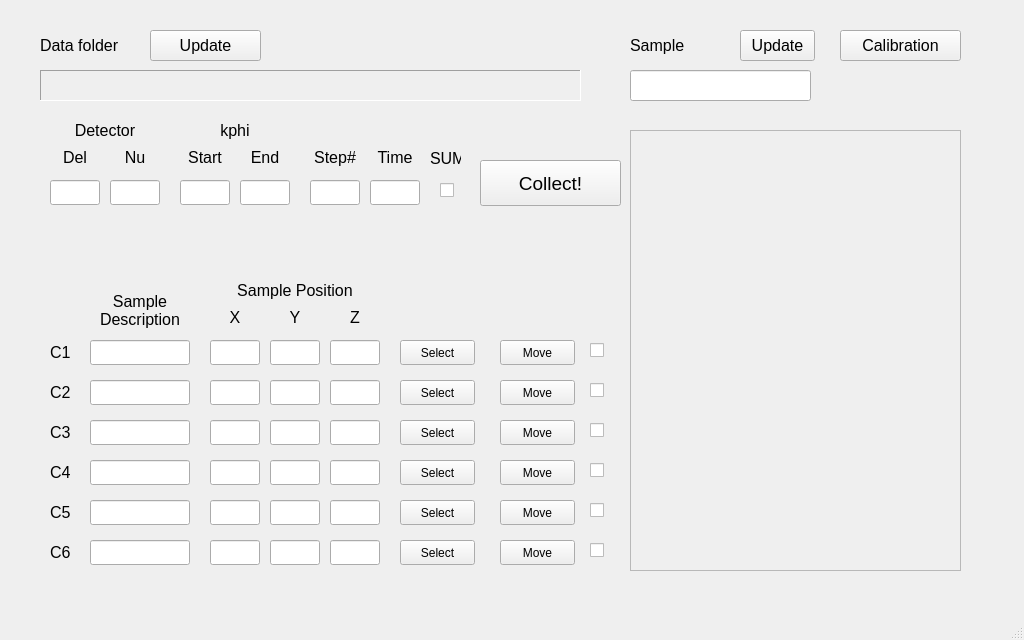
<?xml version="1.0" encoding="UTF-8"?>
<ui version="4.0">
 <class>MainWindow</class>
 <widget class="QMainWindow" name="MainWindow">
  <property name="geometry">
   <rect>
    <x>0</x>
    <y>0</y>
    <width>1024</width>
    <height>640</height>
   </rect>
  </property>
  <property name="windowTitle">
   <string>13BMC Single Crystal Data Collection</string>
  </property>
  <widget class="QWidget" name="centralwidget">
   <widget class="QLabel" name="label">
    <property name="geometry">
     <rect>
      <x>40</x>
      <y>30</y>
      <width>101</width>
      <height>31</height>
     </rect>
    </property>
    <property name="font">
     <font>
      <pointsize>12</pointsize>
     </font>
    </property>
    <property name="text">
     <string>Data folder</string>
    </property>
   </widget>
   <widget class="QLabel" name="FolderN">
    <property name="geometry">
     <rect>
      <x>40</x>
      <y>70</y>
      <width>541</width>
      <height>31</height>
     </rect>
    </property>
    <property name="font">
     <font>
      <pointsize>12</pointsize>
     </font>
    </property>
    <property name="frameShape">
     <enum>QFrame::Panel</enum>
    </property>
    <property name="frameShadow">
     <enum>QFrame::Sunken</enum>
    </property>
    <property name="text">
     <string/>
    </property>
   </widget>
   <widget class="QPushButton" name="FolderUpdate">
    <property name="geometry">
     <rect>
      <x>150</x>
      <y>30</y>
      <width>111</width>
      <height>31</height>
     </rect>
    </property>
    <property name="font">
     <font>
      <pointsize>12</pointsize>
     </font>
    </property>
    <property name="text">
     <string>Update</string>
    </property>
   </widget>
   <widget class="QLabel" name="label_3">
    <property name="geometry">
     <rect>
      <x>630</x>
      <y>30</y>
      <width>101</width>
      <height>31</height>
     </rect>
    </property>
    <property name="font">
     <font>
      <pointsize>12</pointsize>
     </font>
    </property>
    <property name="text">
     <string>Sample</string>
    </property>
   </widget>
   <widget class="QPushButton" name="SampleUpdate">
    <property name="geometry">
     <rect>
      <x>740</x>
      <y>30</y>
      <width>75</width>
      <height>31</height>
     </rect>
    </property>
    <property name="font">
     <font>
      <pointsize>12</pointsize>
     </font>
    </property>
    <property name="text">
     <string>Update</string>
    </property>
   </widget>
   <widget class="QLineEdit" name="SampN">
    <property name="geometry">
     <rect>
      <x>630</x>
      <y>70</y>
      <width>181</width>
      <height>31</height>
     </rect>
    </property>
   </widget>
   <widget class="QLineEdit" name="Nu">
    <property name="geometry">
     <rect>
      <x>110</x>
      <y>180</y>
      <width>50</width>
      <height>25</height>
     </rect>
    </property>
   </widget>
   <widget class="QLineEdit" name="StpN">
    <property name="geometry">
     <rect>
      <x>310</x>
      <y>180</y>
      <width>50</width>
      <height>25</height>
     </rect>
    </property>
   </widget>
   <widget class="QLineEdit" name="Delt">
    <property name="geometry">
     <rect>
      <x>50</x>
      <y>180</y>
      <width>50</width>
      <height>25</height>
     </rect>
    </property>
   </widget>
   <widget class="QLabel" name="label_6">
    <property name="geometry">
     <rect>
      <x>50</x>
      <y>150</y>
      <width>50</width>
      <height>15</height>
     </rect>
    </property>
    <property name="font">
     <font>
      <pointsize>12</pointsize>
     </font>
    </property>
    <property name="text">
     <string>Del</string>
    </property>
    <property name="alignment">
     <set>Qt::AlignCenter</set>
    </property>
   </widget>
   <widget class="QLineEdit" name="KphiEnd">
    <property name="geometry">
     <rect>
      <x>240</x>
      <y>180</y>
      <width>50</width>
      <height>25</height>
     </rect>
    </property>
   </widget>
   <widget class="QLabel" name="label_11">
    <property name="geometry">
     <rect>
      <x>370</x>
      <y>150</y>
      <width>50</width>
      <height>15</height>
     </rect>
    </property>
    <property name="font">
     <font>
      <pointsize>12</pointsize>
     </font>
    </property>
    <property name="text">
     <string>Time</string>
    </property>
    <property name="alignment">
     <set>Qt::AlignCenter</set>
    </property>
   </widget>
   <widget class="QLabel" name="label_12">
    <property name="geometry">
     <rect>
      <x>70</x>
      <y>120</y>
      <width>70</width>
      <height>20</height>
     </rect>
    </property>
    <property name="font">
     <font>
      <pointsize>12</pointsize>
     </font>
    </property>
    <property name="text">
     <string>Detector</string>
    </property>
    <property name="alignment">
     <set>Qt::AlignCenter</set>
    </property>
   </widget>
   <widget class="QLabel" name="label_9">
    <property name="geometry">
     <rect>
      <x>180</x>
      <y>150</y>
      <width>50</width>
      <height>15</height>
     </rect>
    </property>
    <property name="font">
     <font>
      <pointsize>12</pointsize>
     </font>
    </property>
    <property name="text">
     <string>Start</string>
    </property>
    <property name="alignment">
     <set>Qt::AlignCenter</set>
    </property>
   </widget>
   <widget class="QLabel" name="label_10">
    <property name="geometry">
     <rect>
      <x>310</x>
      <y>147</y>
      <width>50</width>
      <height>20</height>
     </rect>
    </property>
    <property name="font">
     <font>
      <pointsize>12</pointsize>
     </font>
    </property>
    <property name="text">
     <string>Step#</string>
    </property>
    <property name="alignment">
     <set>Qt::AlignCenter</set>
    </property>
   </widget>
   <widget class="QLineEdit" name="KphiStart">
    <property name="geometry">
     <rect>
      <x>180</x>
      <y>180</y>
      <width>50</width>
      <height>25</height>
     </rect>
    </property>
   </widget>
   <widget class="QLabel" name="label_8">
    <property name="geometry">
     <rect>
      <x>240</x>
      <y>150</y>
      <width>50</width>
      <height>15</height>
     </rect>
    </property>
    <property name="font">
     <font>
      <pointsize>12</pointsize>
     </font>
    </property>
    <property name="text">
     <string>End</string>
    </property>
    <property name="alignment">
     <set>Qt::AlignCenter</set>
    </property>
   </widget>
   <widget class="QLineEdit" name="TimperFrm">
    <property name="geometry">
     <rect>
      <x>370</x>
      <y>180</y>
      <width>50</width>
      <height>25</height>
     </rect>
    </property>
   </widget>
   <widget class="QLabel" name="label_7">
    <property name="geometry">
     <rect>
      <x>110</x>
      <y>150</y>
      <width>50</width>
      <height>15</height>
     </rect>
    </property>
    <property name="font">
     <font>
      <pointsize>12</pointsize>
     </font>
    </property>
    <property name="text">
     <string>Nu</string>
    </property>
    <property name="alignment">
     <set>Qt::AlignCenter</set>
    </property>
   </widget>
   <widget class="QLabel" name="label_13">
    <property name="geometry">
     <rect>
      <x>200</x>
      <y>120</y>
      <width>70</width>
      <height>20</height>
     </rect>
    </property>
    <property name="font">
     <font>
      <pointsize>12</pointsize>
     </font>
    </property>
    <property name="text">
     <string>kphi</string>
    </property>
    <property name="alignment">
     <set>Qt::AlignCenter</set>
    </property>
   </widget>
   <widget class="QPushButton" name="Col_Btn">
    <property name="geometry">
     <rect>
      <x>480</x>
      <y>160</y>
      <width>141</width>
      <height>46</height>
     </rect>
    </property>
    <property name="font">
     <font>
      <pointsize>14</pointsize>
     </font>
    </property>
    <property name="text">
     <string>Collect!</string>
    </property>
   </widget>
   <widget class="QLineEdit" name="C3">
    <property name="geometry">
     <rect>
      <x>90</x>
      <y>420</y>
      <width>100</width>
      <height>25</height>
     </rect>
    </property>
   </widget>
   <widget class="QPushButton" name="Sel6">
    <property name="geometry">
     <rect>
      <x>400</x>
      <y>540</y>
      <width>75</width>
      <height>25</height>
     </rect>
    </property>
    <property name="text">
     <string>Select</string>
    </property>
   </widget>
   <widget class="QPushButton" name="Mv1">
    <property name="geometry">
     <rect>
      <x>500</x>
      <y>340</y>
      <width>75</width>
      <height>25</height>
     </rect>
    </property>
    <property name="text">
     <string>Move</string>
    </property>
   </widget>
   <widget class="QLabel" name="label_19">
    <property name="geometry">
     <rect>
      <x>50</x>
      <y>500</y>
      <width>25</width>
      <height>25</height>
     </rect>
    </property>
    <property name="font">
     <font>
      <pointsize>12</pointsize>
     </font>
    </property>
    <property name="text">
     <string>C5</string>
    </property>
   </widget>
   <widget class="QLineEdit" name="LZ2">
    <property name="geometry">
     <rect>
      <x>330</x>
      <y>380</y>
      <width>50</width>
      <height>25</height>
     </rect>
    </property>
   </widget>
   <widget class="QLabel" name="label_16">
    <property name="geometry">
     <rect>
      <x>50</x>
      <y>340</y>
      <width>25</width>
      <height>25</height>
     </rect>
    </property>
    <property name="font">
     <font>
      <pointsize>12</pointsize>
     </font>
    </property>
    <property name="text">
     <string>C1</string>
    </property>
   </widget>
   <widget class="QLineEdit" name="LX4">
    <property name="geometry">
     <rect>
      <x>210</x>
      <y>460</y>
      <width>50</width>
      <height>25</height>
     </rect>
    </property>
   </widget>
   <widget class="QLineEdit" name="LX2">
    <property name="geometry">
     <rect>
      <x>210</x>
      <y>380</y>
      <width>50</width>
      <height>25</height>
     </rect>
    </property>
   </widget>
   <widget class="QLineEdit" name="LZ1">
    <property name="geometry">
     <rect>
      <x>330</x>
      <y>340</y>
      <width>50</width>
      <height>25</height>
     </rect>
    </property>
   </widget>
   <widget class="QPushButton" name="Sel3">
    <property name="geometry">
     <rect>
      <x>400</x>
      <y>420</y>
      <width>75</width>
      <height>25</height>
     </rect>
    </property>
    <property name="text">
     <string>Select</string>
    </property>
   </widget>
   <widget class="QLineEdit" name="LX6">
    <property name="geometry">
     <rect>
      <x>210</x>
      <y>540</y>
      <width>50</width>
      <height>25</height>
     </rect>
    </property>
   </widget>
   <widget class="QLabel" name="label_24">
    <property name="geometry">
     <rect>
      <x>330</x>
      <y>310</y>
      <width>50</width>
      <height>15</height>
     </rect>
    </property>
    <property name="font">
     <font>
      <pointsize>12</pointsize>
     </font>
    </property>
    <property name="text">
     <string>Z</string>
    </property>
    <property name="alignment">
     <set>Qt::AlignCenter</set>
    </property>
   </widget>
   <widget class="QLineEdit" name="LX5">
    <property name="geometry">
     <rect>
      <x>210</x>
      <y>500</y>
      <width>50</width>
      <height>25</height>
     </rect>
    </property>
   </widget>
   <widget class="QPushButton" name="Mv2">
    <property name="geometry">
     <rect>
      <x>500</x>
      <y>380</y>
      <width>75</width>
      <height>25</height>
     </rect>
    </property>
    <property name="text">
     <string>Move</string>
    </property>
   </widget>
   <widget class="QLineEdit" name="LY6">
    <property name="geometry">
     <rect>
      <x>270</x>
      <y>540</y>
      <width>50</width>
      <height>25</height>
     </rect>
    </property>
   </widget>
   <widget class="QLineEdit" name="LY2">
    <property name="geometry">
     <rect>
      <x>270</x>
      <y>380</y>
      <width>50</width>
      <height>25</height>
     </rect>
    </property>
   </widget>
   <widget class="QLineEdit" name="C4">
    <property name="geometry">
     <rect>
      <x>90</x>
      <y>460</y>
      <width>100</width>
      <height>25</height>
     </rect>
    </property>
   </widget>
   <widget class="QLabel" name="label_14">
    <property name="geometry">
     <rect>
      <x>50</x>
      <y>380</y>
      <width>25</width>
      <height>25</height>
     </rect>
    </property>
    <property name="font">
     <font>
      <pointsize>12</pointsize>
     </font>
    </property>
    <property name="text">
     <string>C2</string>
    </property>
   </widget>
   <widget class="QLabel" name="label_21">
    <property name="geometry">
     <rect>
      <x>235</x>
      <y>280</y>
      <width>120</width>
      <height>20</height>
     </rect>
    </property>
    <property name="font">
     <font>
      <pointsize>12</pointsize>
     </font>
    </property>
    <property name="text">
     <string>Sample Position</string>
    </property>
    <property name="alignment">
     <set>Qt::AlignCenter</set>
    </property>
   </widget>
   <widget class="QPushButton" name="Sel4">
    <property name="geometry">
     <rect>
      <x>400</x>
      <y>460</y>
      <width>75</width>
      <height>25</height>
     </rect>
    </property>
    <property name="text">
     <string>Select</string>
    </property>
   </widget>
   <widget class="QLineEdit" name="LZ5">
    <property name="geometry">
     <rect>
      <x>330</x>
      <y>500</y>
      <width>50</width>
      <height>25</height>
     </rect>
    </property>
   </widget>
   <widget class="QLineEdit" name="C1">
    <property name="geometry">
     <rect>
      <x>90</x>
      <y>340</y>
      <width>100</width>
      <height>25</height>
     </rect>
    </property>
   </widget>
   <widget class="QLineEdit" name="LZ3">
    <property name="geometry">
     <rect>
      <x>330</x>
      <y>420</y>
      <width>50</width>
      <height>25</height>
     </rect>
    </property>
   </widget>
   <widget class="QPushButton" name="Mv3">
    <property name="geometry">
     <rect>
      <x>500</x>
      <y>420</y>
      <width>75</width>
      <height>25</height>
     </rect>
    </property>
    <property name="text">
     <string>Move</string>
    </property>
   </widget>
   <widget class="QLineEdit" name="C6">
    <property name="geometry">
     <rect>
      <x>90</x>
      <y>540</y>
      <width>100</width>
      <height>25</height>
     </rect>
    </property>
   </widget>
   <widget class="QLineEdit" name="LZ4">
    <property name="geometry">
     <rect>
      <x>330</x>
      <y>460</y>
      <width>50</width>
      <height>25</height>
     </rect>
    </property>
   </widget>
   <widget class="QLabel" name="label_23">
    <property name="geometry">
     <rect>
      <x>270</x>
      <y>310</y>
      <width>50</width>
      <height>15</height>
     </rect>
    </property>
    <property name="font">
     <font>
      <pointsize>12</pointsize>
     </font>
    </property>
    <property name="text">
     <string>Y</string>
    </property>
    <property name="alignment">
     <set>Qt::AlignCenter</set>
    </property>
   </widget>
   <widget class="QPushButton" name="Sel5">
    <property name="geometry">
     <rect>
      <x>400</x>
      <y>500</y>
      <width>75</width>
      <height>25</height>
     </rect>
    </property>
    <property name="text">
     <string>Select</string>
    </property>
   </widget>
   <widget class="QLineEdit" name="LY3">
    <property name="geometry">
     <rect>
      <x>270</x>
      <y>420</y>
      <width>50</width>
      <height>25</height>
     </rect>
    </property>
   </widget>
   <widget class="QLineEdit" name="LY4">
    <property name="geometry">
     <rect>
      <x>270</x>
      <y>460</y>
      <width>50</width>
      <height>25</height>
     </rect>
    </property>
   </widget>
   <widget class="QLabel" name="label_17">
    <property name="geometry">
     <rect>
      <x>50</x>
      <y>420</y>
      <width>25</width>
      <height>25</height>
     </rect>
    </property>
    <property name="font">
     <font>
      <pointsize>12</pointsize>
     </font>
    </property>
    <property name="text">
     <string>C3</string>
    </property>
   </widget>
   <widget class="QLineEdit" name="LX3">
    <property name="geometry">
     <rect>
      <x>210</x>
      <y>420</y>
      <width>50</width>
      <height>25</height>
     </rect>
    </property>
   </widget>
   <widget class="QLineEdit" name="C2">
    <property name="geometry">
     <rect>
      <x>90</x>
      <y>380</y>
      <width>100</width>
      <height>25</height>
     </rect>
    </property>
   </widget>
   <widget class="QLabel" name="label_20">
    <property name="geometry">
     <rect>
      <x>90</x>
      <y>290</y>
      <width>100</width>
      <height>41</height>
     </rect>
    </property>
    <property name="font">
     <font>
      <pointsize>12</pointsize>
     </font>
    </property>
    <property name="text">
     <string>Sample Description</string>
    </property>
    <property name="alignment">
     <set>Qt::AlignCenter</set>
    </property>
    <property name="wordWrap">
     <bool>true</bool>
    </property>
   </widget>
   <widget class="QPushButton" name="Sel1">
    <property name="geometry">
     <rect>
      <x>400</x>
      <y>340</y>
      <width>75</width>
      <height>25</height>
     </rect>
    </property>
    <property name="text">
     <string>Select</string>
    </property>
   </widget>
   <widget class="QLabel" name="label_18">
    <property name="geometry">
     <rect>
      <x>50</x>
      <y>540</y>
      <width>25</width>
      <height>25</height>
     </rect>
    </property>
    <property name="font">
     <font>
      <pointsize>12</pointsize>
     </font>
    </property>
    <property name="text">
     <string>C6</string>
    </property>
   </widget>
   <widget class="QLineEdit" name="C5">
    <property name="geometry">
     <rect>
      <x>90</x>
      <y>500</y>
      <width>100</width>
      <height>25</height>
     </rect>
    </property>
   </widget>
   <widget class="QPushButton" name="Mv4">
    <property name="geometry">
     <rect>
      <x>500</x>
      <y>460</y>
      <width>75</width>
      <height>25</height>
     </rect>
    </property>
    <property name="text">
     <string>Move</string>
    </property>
   </widget>
   <widget class="QLineEdit" name="LZ6">
    <property name="geometry">
     <rect>
      <x>330</x>
      <y>540</y>
      <width>50</width>
      <height>25</height>
     </rect>
    </property>
   </widget>
   <widget class="QLineEdit" name="LX1">
    <property name="geometry">
     <rect>
      <x>210</x>
      <y>340</y>
      <width>50</width>
      <height>25</height>
     </rect>
    </property>
   </widget>
   <widget class="QPushButton" name="Mv6">
    <property name="geometry">
     <rect>
      <x>500</x>
      <y>540</y>
      <width>75</width>
      <height>25</height>
     </rect>
    </property>
    <property name="text">
     <string>Move</string>
    </property>
   </widget>
   <widget class="QLineEdit" name="LY5">
    <property name="geometry">
     <rect>
      <x>270</x>
      <y>500</y>
      <width>50</width>
      <height>25</height>
     </rect>
    </property>
   </widget>
   <widget class="QLabel" name="label_15">
    <property name="geometry">
     <rect>
      <x>50</x>
      <y>460</y>
      <width>25</width>
      <height>25</height>
     </rect>
    </property>
    <property name="font">
     <font>
      <pointsize>12</pointsize>
     </font>
    </property>
    <property name="text">
     <string>C4</string>
    </property>
   </widget>
   <widget class="QLabel" name="label_22">
    <property name="geometry">
     <rect>
      <x>210</x>
      <y>310</y>
      <width>50</width>
      <height>15</height>
     </rect>
    </property>
    <property name="font">
     <font>
      <pointsize>12</pointsize>
     </font>
    </property>
    <property name="text">
     <string>X</string>
    </property>
    <property name="alignment">
     <set>Qt::AlignCenter</set>
    </property>
   </widget>
   <widget class="QPushButton" name="Sel2">
    <property name="geometry">
     <rect>
      <x>400</x>
      <y>380</y>
      <width>75</width>
      <height>25</height>
     </rect>
    </property>
    <property name="text">
     <string>Select</string>
    </property>
   </widget>
   <widget class="QLineEdit" name="LY1">
    <property name="geometry">
     <rect>
      <x>270</x>
      <y>340</y>
      <width>50</width>
      <height>25</height>
     </rect>
    </property>
   </widget>
   <widget class="QPushButton" name="Mv5">
    <property name="geometry">
     <rect>
      <x>500</x>
      <y>500</y>
      <width>75</width>
      <height>25</height>
     </rect>
    </property>
    <property name="text">
     <string>Move</string>
    </property>
   </widget>
   <widget class="QScrollArea" name="LogZone">
    <property name="geometry">
     <rect>
      <x>630</x>
      <y>130</y>
      <width>331</width>
      <height>441</height>
     </rect>
    </property>
    <property name="widgetResizable">
     <bool>true</bool>
    </property>
    <widget class="QWidget" name="LogWidget">
     <property name="geometry">
      <rect>
       <x>0</x>
       <y>0</y>
       <width>329</width>
       <height>439</height>
      </rect>
     </property>
     <widget class="QLabel" name="LogL1">
      <property name="geometry">
       <rect>
        <x>0</x>
        <y>0</y>
        <width>331</width>
        <height>441</height>
       </rect>
      </property>
      <property name="text">
       <string/>
      </property>
      <property name="textInteractionFlags">
       <set>Qt::TextSelectableByMouse</set>
      </property>
     </widget>
    </widget>
   </widget>
   <widget class="QLabel" name="warn1">
    <property name="geometry">
     <rect>
      <x>50</x>
      <y>210</y>
      <width>46</width>
      <height>21</height>
     </rect>
    </property>
    <property name="text">
     <string/>
    </property>
   </widget>
   <widget class="QLabel" name="warn2">
    <property name="geometry">
     <rect>
      <x>110</x>
      <y>210</y>
      <width>46</width>
      <height>21</height>
     </rect>
    </property>
    <property name="text">
     <string/>
    </property>
   </widget>
   <widget class="QLabel" name="warn4">
    <property name="geometry">
     <rect>
      <x>240</x>
      <y>210</y>
      <width>46</width>
      <height>21</height>
     </rect>
    </property>
    <property name="text">
     <string/>
    </property>
   </widget>
   <widget class="QLabel" name="warn3">
    <property name="geometry">
     <rect>
      <x>180</x>
      <y>210</y>
      <width>46</width>
      <height>21</height>
     </rect>
    </property>
    <property name="text">
     <string/>
    </property>
   </widget>
   <widget class="QLabel" name="warn5">
    <property name="geometry">
     <rect>
      <x>310</x>
      <y>210</y>
      <width>46</width>
      <height>21</height>
     </rect>
    </property>
    <property name="text">
     <string/>
    </property>
   </widget>
   <widget class="QLabel" name="warn6">
    <property name="geometry">
     <rect>
      <x>370</x>
      <y>210</y>
      <width>46</width>
      <height>21</height>
     </rect>
    </property>
    <property name="text">
     <string/>
    </property>
   </widget>
   <widget class="QPushButton" name="Calibration">
    <property name="geometry">
     <rect>
      <x>840</x>
      <y>30</y>
      <width>121</width>
      <height>31</height>
     </rect>
    </property>
    <property name="font">
     <font>
      <pointsize>12</pointsize>
     </font>
    </property>
    <property name="text">
     <string>Calibration</string>
    </property>
   </widget>
   <widget class="QCheckBox" name="CK1">
    <property name="geometry">
     <rect>
      <x>590</x>
      <y>340</y>
      <width>21</width>
      <height>21</height>
     </rect>
    </property>
    <property name="text">
     <string/>
    </property>
   </widget>
   <widget class="QCheckBox" name="CK2">
    <property name="geometry">
     <rect>
      <x>590</x>
      <y>380</y>
      <width>21</width>
      <height>21</height>
     </rect>
    </property>
    <property name="text">
     <string/>
    </property>
   </widget>
   <widget class="QCheckBox" name="CK3">
    <property name="geometry">
     <rect>
      <x>590</x>
      <y>420</y>
      <width>21</width>
      <height>21</height>
     </rect>
    </property>
    <property name="text">
     <string/>
    </property>
   </widget>
   <widget class="QCheckBox" name="CK4">
    <property name="geometry">
     <rect>
      <x>590</x>
      <y>460</y>
      <width>21</width>
      <height>21</height>
     </rect>
    </property>
    <property name="text">
     <string/>
    </property>
   </widget>
   <widget class="QCheckBox" name="CK5">
    <property name="geometry">
     <rect>
      <x>590</x>
      <y>500</y>
      <width>21</width>
      <height>21</height>
     </rect>
    </property>
    <property name="text">
     <string/>
    </property>
   </widget>
   <widget class="QCheckBox" name="CK6">
    <property name="geometry">
     <rect>
      <x>590</x>
      <y>540</y>
      <width>21</width>
      <height>21</height>
     </rect>
    </property>
    <property name="text">
     <string/>
    </property>
   </widget>
   <widget class="QCheckBox" name="SUMCK">
    <property name="geometry">
     <rect>
      <x>440</x>
      <y>180</y>
      <width>16</width>
      <height>21</height>
     </rect>
    </property>
    <property name="text">
     <string/>
    </property>
   </widget>
   <widget class="QLabel" name="label_2">
    <property name="geometry">
     <rect>
      <x>430</x>
      <y>150</y>
      <width>31</width>
      <height>16</height>
     </rect>
    </property>
    <property name="font">
     <font>
      <pointsize>12</pointsize>
     </font>
    </property>
    <property name="text">
     <string>SUM</string>
    </property>
   </widget>
   <widget class="QLabel" name="Indi">
    <property name="geometry">
     <rect>
      <x>500</x>
      <y>210</y>
      <width>101</width>
      <height>41</height>
     </rect>
    </property>
    <property name="font">
     <font>
      <pointsize>20</pointsize>
     </font>
    </property>
    <property name="text">
     <string/>
    </property>
    <property name="alignment">
     <set>Qt::AlignCenter</set>
    </property>
   </widget>
   <widget class="QLabel" name="warn7">
    <property name="geometry">
     <rect>
      <x>630</x>
      <y>100</y>
      <width>181</width>
      <height>16</height>
     </rect>
    </property>
    <property name="text">
     <string/>
    </property>
   </widget>
  </widget>
  <widget class="QStatusBar" name="statusbar"/>
 </widget>
 <resources/>
 <connections/>
</ui>
